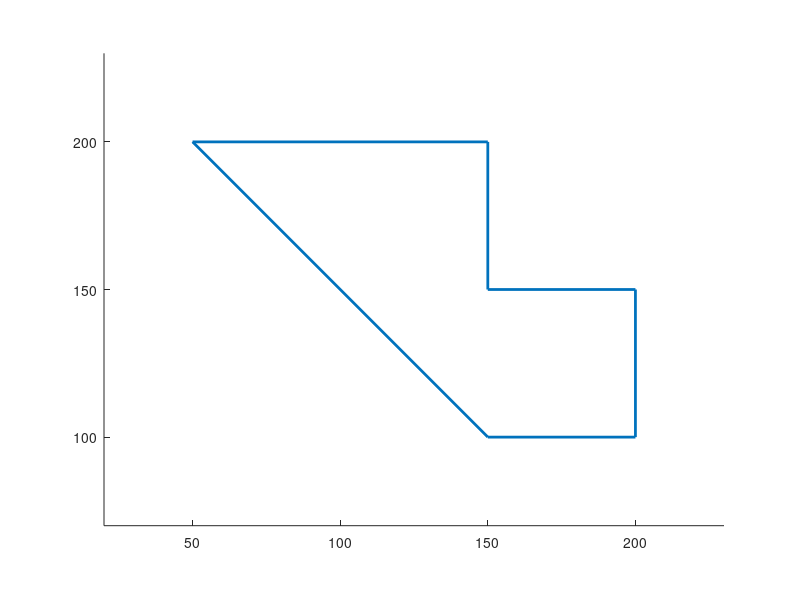
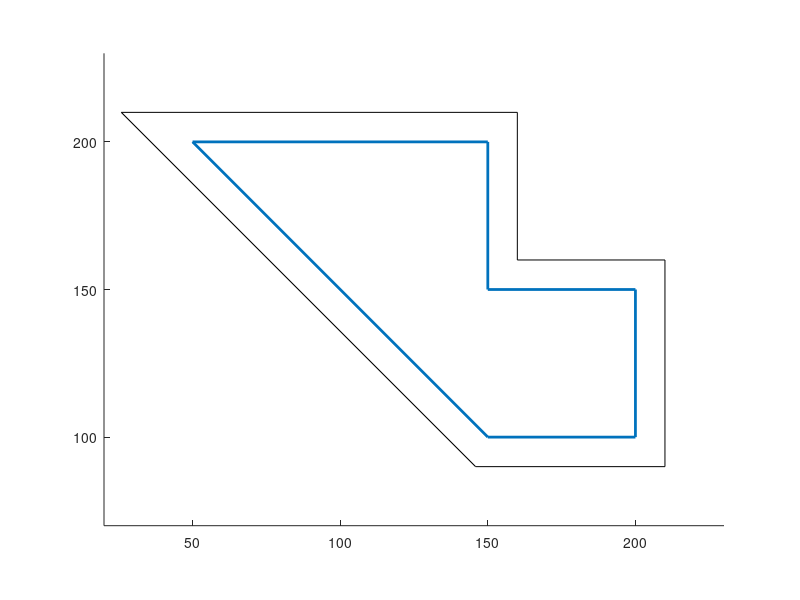
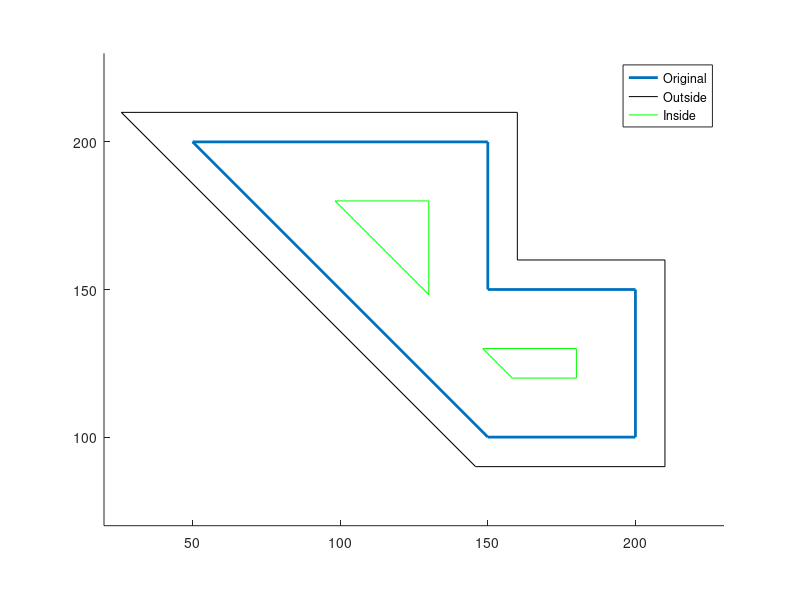

Write MATLAB code to recreate these figures, in order.
%DEMOEXPANDPOLYGON  Expand a polygon by a given distance
%   demoExpandPolygon
%
%   Example
%   demoExpandPolygon
%
%   See also
%
%
% ------
% Author: David Legland
% e-mail: david.legland@grignon.inra.fr
% Created: 2009-06-17,    using Matlab 7.7.0.471 (R2008b)
% Copyright 2009 INRA - Cepia Software Platform.


%% Base polygon

% create a non-convex polygon
poly = [200 100;200 150;150 150;150 200;50 200;150 100];

% set up display
figure(1); clf; hold on;
axis equal; axis([20 230 70 230]);

% show the polygon
drawPolygon(poly, 'linewidth', 2);

print(gcf, 'expandPolygon_initial.png', '-dpng');


%% Positive expansion

% expand the polygon by a positive distance (outside of the polygon)
polyOut = expandPolygon(poly, 10);

% draw the expanded polygon
drawPolygon(polyOut, 'k');

print(gcf, 'expandPolygon_outer.png', '-dpng');


%% Negative expansion

% expand the polygon by a negative distance (inside the polygon)
polyIn = expandPolygon(poly, -20, 'cleanuploops', true);

% draw the expanded polygon
drawPolygon(polyIn, 'g');

% decorate
legend('Original', 'Outside', 'Inside')

print(gcf, 'expandPolygon_OuterAndInner.png', '-dpng');
